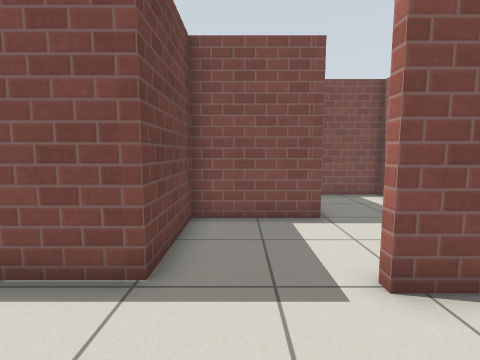
View 1 (above)

22 first-person views from a walk through a Gazebo world. The camera is 0.94 m above the floor, tilts 6° down and sees 85° across. The floor is counted in squares, 0.5 m on a side. Each view is taken from the middle of a square. On the plan, view 1 faces up. The plan holds only what a view shows up to about 15 squares ahead; the rest is blank. Gazebo's built-in surfaces are drawn with simple patterns.

View 2
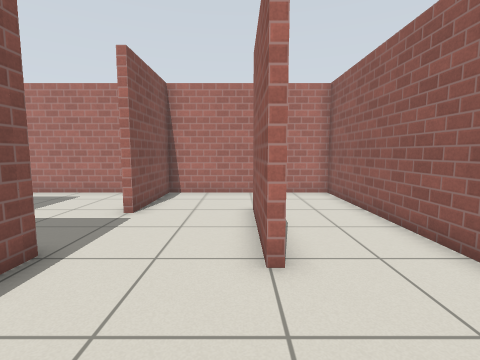

View 3
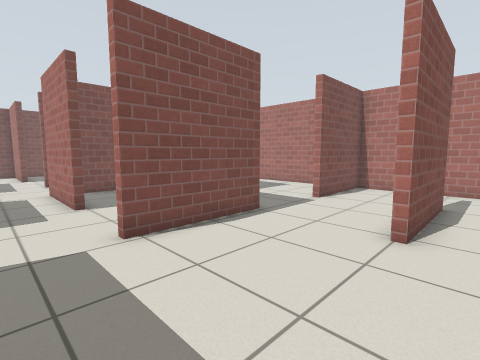

View 4
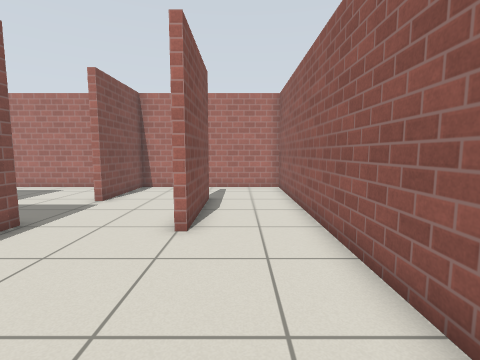

View 5
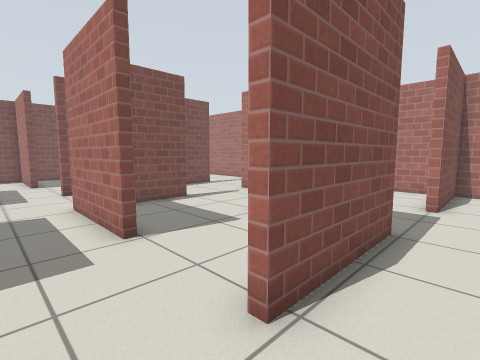

View 6
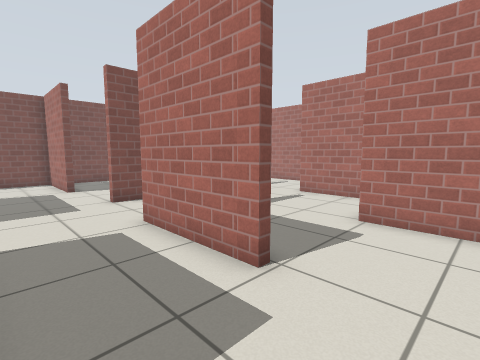

View 7
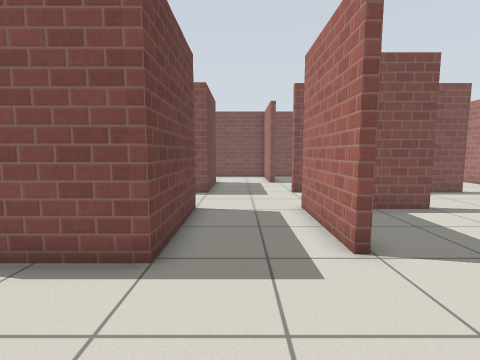

View 8
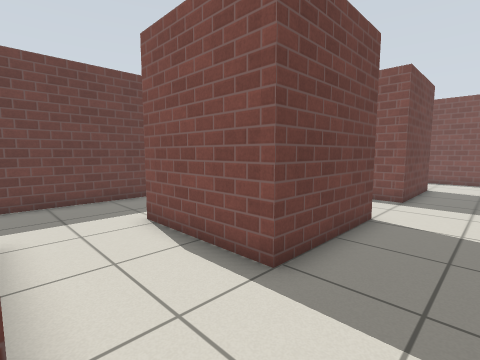

View 9
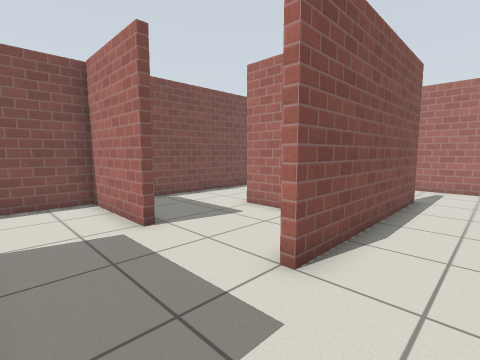

View 10
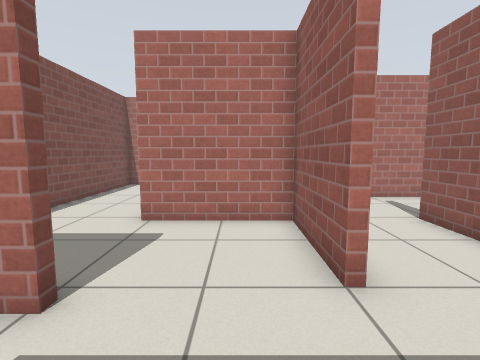

View 11
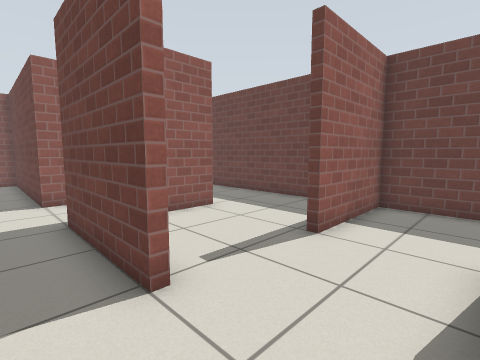

View 12
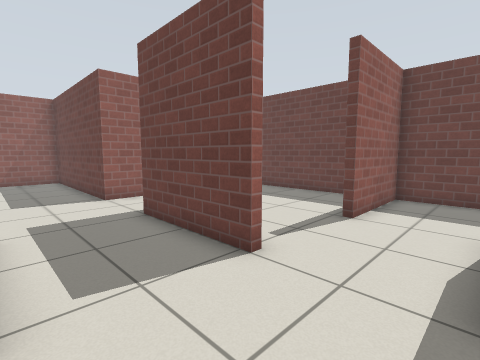

View 13
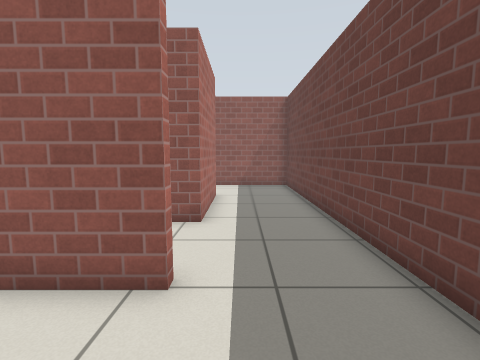

View 14
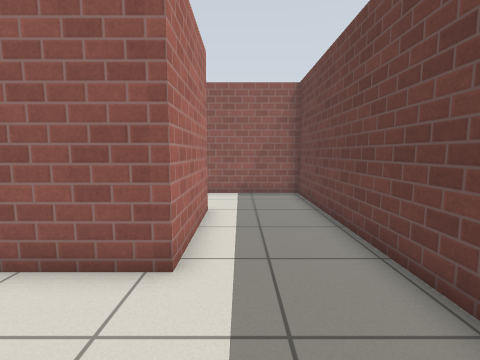

View 15
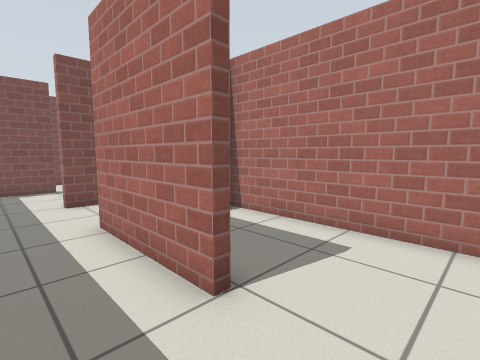

View 16
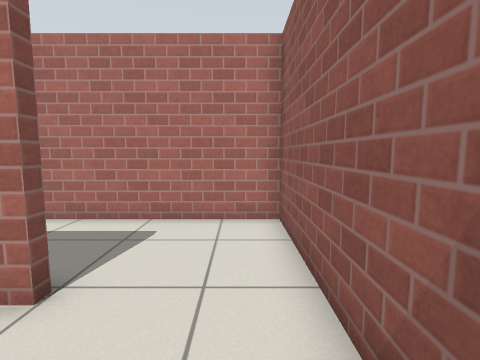

View 17
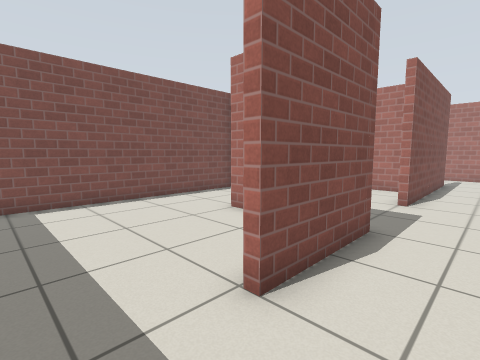

View 18
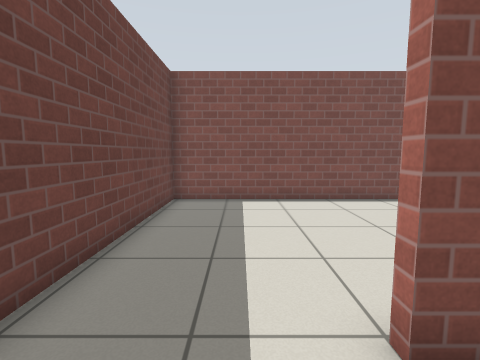

View 19
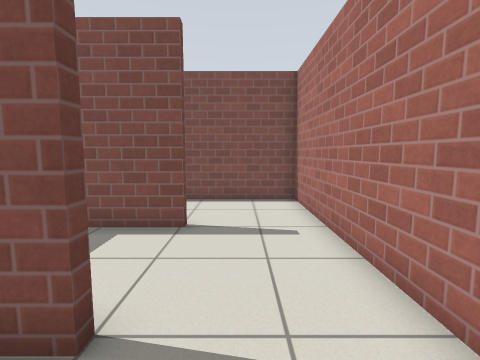

View 20
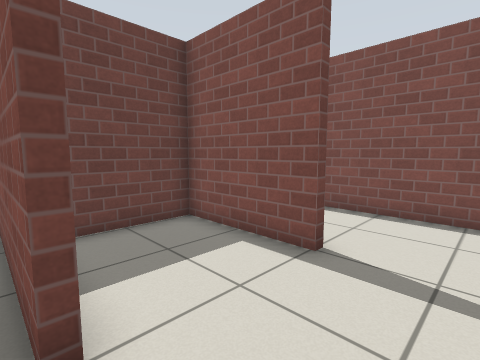

View 21
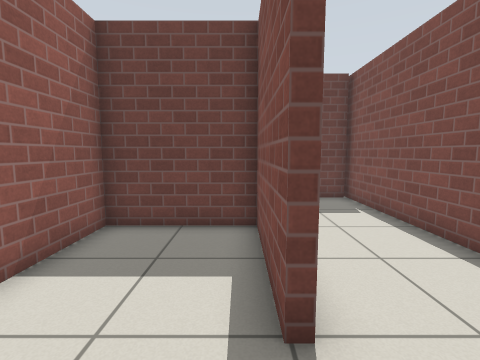

View 22
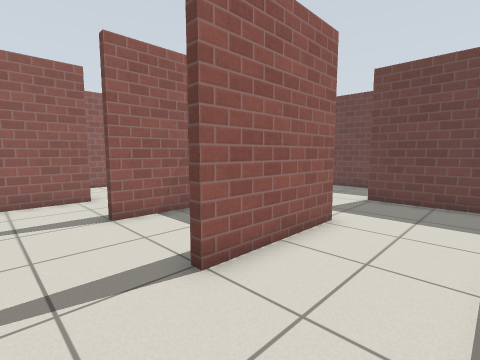

### Floor plan
Points are (right, up) in squares from view 1. A wall is a line through its corners. A room is listed if a view was taken in it or the views show most of it. See-through windows are left out.
Room 1 (views 1, 2, 3, 4, 5, 7, 8)
walls: (-2, -0.4) (2.6, -0.4); (2.6, -0.7) (-2, -0.7); (2.4, 7.3) (-1.4, 7.3) (-1.4, 3.7) (-6, 3.7); (6.2, 4.2) (6.2, 11.6) (3.6, 11.6); (-9.5, 4) (-9.5, -4.1) (6.2, -4.1) (6.2, 3.3) (2, 3.3)
ways out: opening at (-7, 4) to room 2
Room 2 (views 6, 9, 11, 12, 15, 16)
walls: (-5.5, 7.7) (-5.9, 7.7) (-5.9, 12); (-9.5, 11.9) (-9.5, 7.3) (-14.1, 7.3); (-3.6, 11.9) (-1.6, 11.9); (-1.7, 5.1) (-1.7, 7.8); (-1.6, 11.6) (-4.6, 11.6); (-9.5, 15.2) (-10.5, 15.2); (0, 7.6) (1, 7.6); (-17.7, 7.5) (-17.7, -4.1) (-14.4, -4.1); (2, 9) (2, 11.9); (-13.9, -0.5) (-13.9, 4) (-9.5, 4); (2.5, 15.2) (-5.5, 15.2) (-5.5, 15.5)
ways out: opening at (-7, 4) to room 1; opening at (-7.5, 15) to room 3; opening at (-16, 7) to room 4; opening at (-10, 13) to room 5; opening at (2, 13.5) to room 6; opening at (-14, -2) to room 9
Room 3 (views 10, 22)
walls: (-6.1, 19.3) (-6.1, 23.4); (-5.8, 23.4) (-5.8, 19.3); (-5.5, 15.5) (-1.9, 15.5) (-1.9, 19.7) (2.6, 19.7); (-9.5, 19.6) (-9.5, 15.2); (6.2, 19.5) (6.2, 23.5) (-10.5, 23.5)
ways out: opening at (-7.5, 15) to room 2; opening at (4, 19) to room 7; opening at (-10, 21.5) to room 8
Room 4 (views 13, 14)
walls: (-17.7, 10) (-17.7, 7.5); (-14.6, 11.8) (-15.5, 11.8)
ways out: opening at (-16, 7) to room 2; opening at (-14, 9.5) to room 5
Room 5 (views 17, 18)
walls: (-13.4, 11.8) (-14.6, 11.8); (-10.5, 15.2) (-13.5, 15.2) (-13.5, 15.5); (-14.1, 7.6) (-11.7, 7.6); (-17.7, 15.6) (-17.7, 12.1) (-13.4, 12.1)
ways out: opening at (-10, 13) to room 2; opening at (-14, 9.5) to room 4; opening at (-15.5, 15) to room 8
Room 6 (views 19, 20)
walls: (2.5, 15.5) (2.5, 15.2); (6.2, 13.5) (6.2, 15.5); (2, 11.9) (4.6, 11.9)
ways out: opening at (2, 13.5) to room 2; opening at (4, 15) to room 7
Room 7 (view 21)
walls: (2.6, 19.4) (-1.6, 19.4) (-1.6, 15.5) (2.5, 15.5); (6.2, 15.5) (6.2, 19.5)
ways out: opening at (4, 19) to room 3; opening at (4, 15) to room 6
Room 8 (no view inside)
walls: (-9.7, 19) (-9.7, 19.6); (-10.5, 23.5) (-17.7, 23.5) (-17.7, 15.6)
ways out: opening at (-10, 21.5) to room 3; opening at (-15.5, 15) to room 5
Room 9 (no view inside)
walls: (-14.4, -4.1) (-9.7, -4.1) (-9.7, 3.7)
ways out: opening at (-14, -2) to room 2

Where each view was taken, in squares from view 1:
view 1: 0 up, 0 right, facing up
view 2: 0 up, 6 left, facing right
view 3: 2 down, 8 left, facing up-right
view 4: 2 down, 8 left, facing right
view 5: 2 up, 8 left, facing up-right
view 6: 5 up, 9 left, facing up-right
view 7: 3 up, 8 left, facing up
view 8: 4 up, 7 left, facing up-left
view 9: 13 up, 9 left, facing up-right
view 10: 17 up, 9 left, facing right
view 11: 15 up, 8 left, facing down-left
view 12: 15 up, 6 left, facing down-left
view 13: 11 up, 15 left, facing down
view 14: 8 up, 15 left, facing down
view 15: 3 down, 16 left, facing up-right
view 16: 3 down, 17 left, facing right
view 17: 13 up, 16 left, facing up-right
view 18: 13 up, 15 left, facing up
view 19: 13 up, 4 right, facing up
view 20: 15 up, 5 right, facing up-left
view 21: 19 up, 5 right, facing left
view 22: 23 up, 5 right, facing down-left
